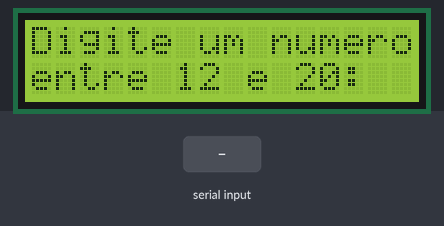
The sketch below on a simulated Arduino Uno, built with avr-gcc and run on an emulated ATmega328P. Parts: 16×2 character LCD. The inputs (shaded band) are chosen by the test bench.

Above: at 1.2 s.
1.3 s: "90,45\n" received over Serial
At 2.7 s:
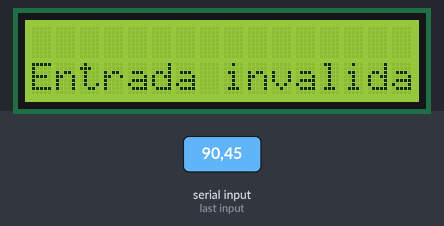
Timing chart, 0 to 4.3 s (numbered marks = the images above; inputs shaded):
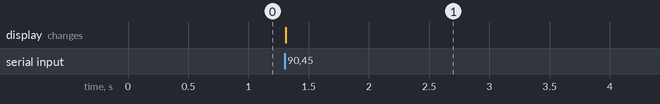

Measured:
- after the input at 1.3 s, the display: changes at once (image 1)

The sketch:

Ex7.ino
```cpp
#include <LiquidCrystal.h>

LiquidCrystal lcd(12, 11, 5, 4, 3, 2);

void setup() {
  lcd.begin(16, 2);
  Serial.begin(9600);
}

void loop() {

  int numero;
  lcd.setCursor(0, 0);
  lcd.print("Digite um numero");
  lcd.setCursor(0, 1);
  lcd.print("entre 12 e 20:");
  while (true) {
    if (Serial.available() > 0) {
      numero = Serial.parseInt();
      if (numero >= 12 && numero <= 20) {
        break;
      } else {
        lcd.clear();
        lcd.setCursor(0, 1);
        lcd.print("Entrada invalida ");
        delay(3000);
        lcd.clear();
        lcd.setCursor(0, 0);
        lcd.print("Digite um numero");
        lcd.setCursor(0, 1);
        lcd.print("entre 12 e 20:");
      }
    }
  }
  lcd.clear();
  lcd.setCursor(0, 0);
  lcd.print("Numero digitado: ");
  lcd.setCursor(0, 1);
  lcd.print(numero);
  delay(3000);
  lcd.clear();
}
```
